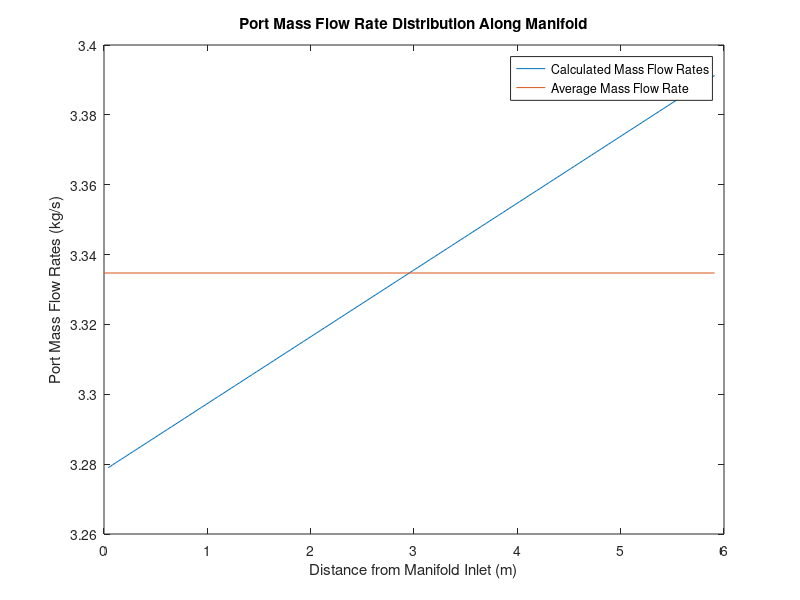
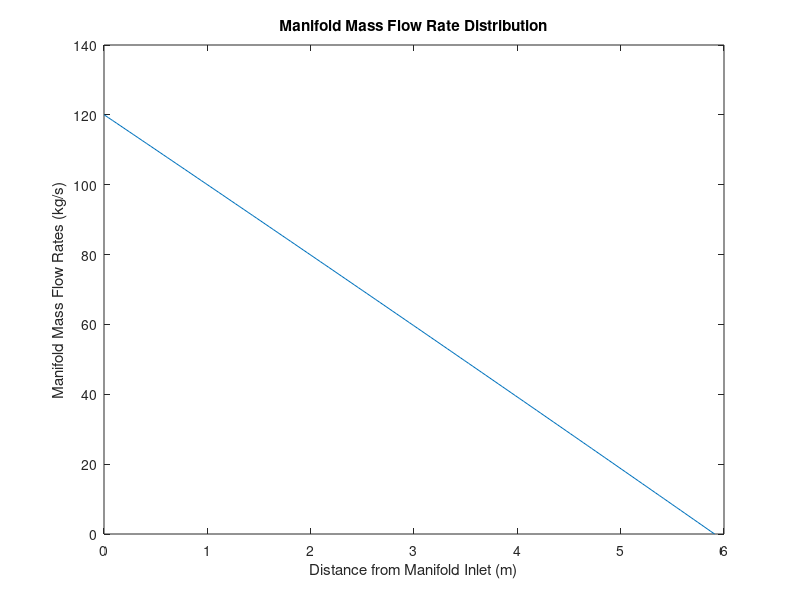

Here is the MATLAB script that generated these plots, in order: (Note: this script raises an error after producing the figures.)
clc;clear;
load('THEEM_Output_3D.mat');
%% Plot liquid manifold flow distribution
figure(1)
plot(X(2:n+1),entry*m_l_2_D(2:n+1)) %Individual port flow rates distribution over manifolds
hold on
plot([0,X(n+1)],[m_l/n,m_l/n]) %Average port flow rate
hold off
title('Port Mass Flow Rate Distribution Along Manifold')
xlabel('Distance from Manifold Inlet (m)')
ylabel('Port Mass Flow Rates (kg/s)')
legend('Calculated Mass Flow Rates','Average Mass Flow Rate')
figure(2)
plot(X,m_l_manifold) %Manifold flow rate
title('Manifold Mass Flow Rate Distribution')
xlabel('Distance from Manifold Inlet (m)')
ylabel('Manifold Mass Flow Rates (kg/s)')
%% Plot Temperature Distribution Outlets
T_l_out_avg=zeros(size(T_l_out_store,1)-1,1);
T_g_out_avg=zeros(size(T_l_out_store,1)-1,1);
P_l_out_avg=zeros(size(T_l_out_store,1)-1,1);
P_g_out_avg=zeros(size(T_l_out_store,1)-1,1);
Q_sum=zeros(size(T_l_out_store,1)-1,1);

for x=2:size(T_l_out_store,1)
    T_l_out_avg(x-1)=mean(T_l_out_store{x});
    T_g_out_avg(x-1)=mean(T_g_out_store{x});
    P_l_out_avg(x-1)=mean(P_l_out_store{x});
    P_g_out_avg(x-1)=mean(P_g_out_store{x});
    Q_sum(x-1)=sum(nansum(Q_store{x-1}));
end
figure(3)
hold on
plot(X(2:size(X,2)),T_l_out_avg) %Manifold flow rate
plot([X(2),X(size(X,2))],[T_l_in,T_l_in])
legend('Outlet','Inlet','location','best')
hold off
title([liquid ' Outlet Temperature Distribution'])
xlabel('Distance from Manifold Inlet (m)')
ylim([500,720])
ylabel([liquid 'Temperature (\circC)'])
figure(4)
hold on
plot(X(2:size(X,2)),T_g_out_avg) %Manifold flow rate
plot([X(2),X(size(X,2))],[T_g_in,T_g_in])
hold off
legend('Outlet','Inlet','location','best')
title([gas ' Outlet Temperature Distribution'])
xlabel('Distance from Liquid Manifold Inlet (m)')
ylabel([gas 'Temperature (\circC)'])
Area_tot=sum(Area_store);
U_mean=mean(U_store);
T_l_out_mean=mean(T_l_out_avg);
T_g_out_mean=mean(T_g_out_avg);
P_l_out_mean=mean(P_l_out_avg);
P_g_out_mean=mean(P_g_out_avg);
T_l_avg=(T_l_out_mean+T_l_in)/2;
T_g_avg=(T_g_out_mean+T_g_in)/2;
P_g_avg=(P_g_out_mean+P_g_in)/2;
[~,Cp_g,~,~,~] = Air_prop(T_g_avg,P_g_avg);
[~,Cp_l,~,~,~,~] = Flibe_prop(T_l_avg);
C_min=min(m_g*Cp_g,m_l*Cp_l);
Q_max=C_min*(T_l_in-T_g_in);
Q_total=sum(Q_sum);
e1=Q_total/Q_max;
LMTD_tot=((T_l_in-T_g_out_mean)-(T_l_out_mean-T_g_in))/log((T_l_in-T_g_out_mean)/(T_l_out_mean-T_g_in));
F_factor=Q_total/(U_mean*Area_tot*LMTD_tot);
%% Plot liquid manifold flow distribution in 3-D
% y=R_curv:D_manifold/10:R_curv+D_manifold;
% y3=-D_manifold/2:D_manifold/10:D_manifold/2;
% X1=repmat(X,11,1);
% Y1=repmat(y',1,n+1);
% Y2=repmat(-1*y',1,n+1);
% Y3=repmat(y3',1,n+1);
% Z=repmat((m_l_manifold./4)',11,1);
% figure(3)
% hold on
% surf(Y1,X1,Z,'linestyle','none');
% surf(Y2,X1,Z,'linestyle','none');
% surf(Y3,X1,Z,'linestyle','none');
% hold off
% view(2)
% axis([-2,2,0,10])